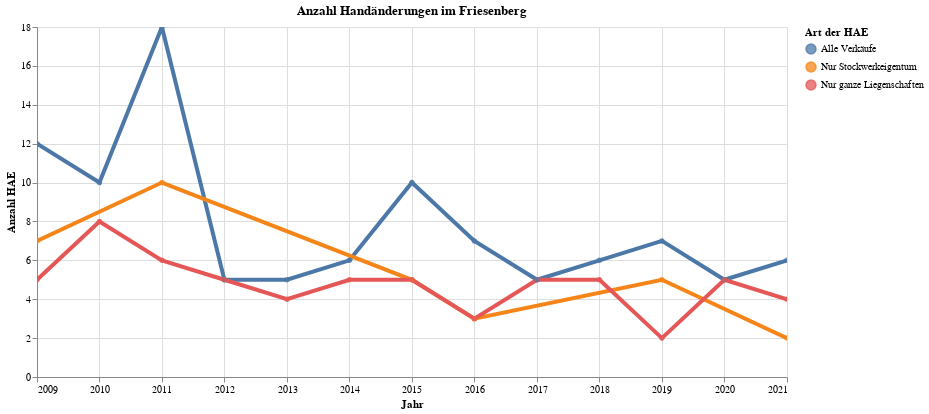

The cell this chart's notebook holds for it:
### Code cell
myTitle="Anzahl Handänderungen im Friesenberg"

highlight = alt.selection(type='single', on='mouseover',
                          fields=['ArtLang'], nearest=True)
#x='date:StichtagDatJahr',
base = alt.Chart(myAggMenge.reset_index().query('sum_ALLE > 1'), title=myTitle).encode(
    x=alt.X('Jahr', axis=alt.Axis(title='Jahr'))# , axis=alt.Axis(format='%', title='percentage')
    , y=alt.X('sum_ALLE', axis=alt.Axis(title='Anzahl HAE'))
    , color=alt.Color('ArtLang', legend=alt.Legend(title="Art der HAE", orient="right"))  
    ,tooltip=['Jahr', 'ArtLang','sum_ALLE', 'sum_ZE', 'sum_W2']    
)
points = base.mark_circle().encode(
    opacity=alt.value(0.75)
).add_selection(
    highlight
).properties(
    width=750 , height=350
)
lines = base.mark_line().encode(
    size=alt.condition(~highlight, alt.value(0.5), alt.value(4))
).interactive()

lines + points

### Figure 1 — Vega-Lite specification as saved in the notebook (floating-point values rounded to 4 significant figures)
{"config": {"view": {"continuousWidth": 400, "continuousHeight": 300}}, "layer": [{"mark": "line", "encoding": {"color": {"type": "nominal", "field": "ArtLang", "legend": {"orient": "right", "title": "Art der HAE"}}, "size": {"condition": {"value": 0.5, "selection": {"not": "selector015"}}, "value": 4}, "tooltip": [{"type": "temporal", "field": "Jahr"}, {"type": "nominal", "field": "ArtLang"}, {"type": "quantitative", "field": "sum_ALLE"}, {"type": "quantitative", "field": "sum_ZE"}, {"type": "quantitative", "field": "sum_W2"}], "x": {"type": "temporal", "axis": {"title": "Jahr"}, "field": "Jahr"}, "y": {"type": "quantitative", "axis": {"title": "Anzahl HAE"}, "field": "sum_ALLE"}}, "selection": {"selector016": {"type": "interval", "bind": "scales", "encodings": ["x", "y"]}}, "title": "Anzahl Handänderungen im Friesenberg"}, {"mark": "circle", "encoding": {"color": {"type": "nominal", "field": "ArtLang", "legend": {"orient": "right", "title": "Art der HAE"}}, "opacity": {"value": 0.75}, "tooltip": [{"type": "temporal", "field": "Jahr"}, {"type": "nominal", "field": "ArtLang"}, {"type": "quantitative", "field": "sum_ALLE"}, {"type": "quantitative", "field": "sum_ZE"}, {"type": "quantitative", "field": "sum_W2"}], "x": {"type": "temporal", "axis": {"title": "Jahr"}, "field": "Jahr"}, "y": {"type": "quantitative", "axis": {"title": "Anzahl HAE"}, "field": "sum_ALLE"}}, "height": 350, "selection": {"selector015": {"type": "single", "on": "mouseover", "fields": ["ArtLang"], "nearest": true}}, "title": "Anzahl Handänderungen im Friesenberg", "width": 750}], "data": {"name": "data-4f121dddd71c4f9f2d91607a0b85a57f"}, "$schema": "https://vega.github.io/schema/vega-lite/v4.8.1.json", "datasets": {"data-4f121dddd71c4f9f2d91607a0b85a57f": [{"Jahr": "2009-01-01T00:00:00", "Typ": "Menge", "PreisreiheSort": 41, "ArtLang": "Alle Verkäufe", "Gebiet_s": 33, "Gebiet_n": "Friesenberg", "BZO": "BZO99", "sum_ALLE": 12.0, "sum_ZE": 0.0, "sum_W2": 0.0}, {"Jahr": "2009-01-01T00:00:00", "Typ": "Menge", "PreisreiheSort": 41, "ArtLang": "Nur Stockwerkeigentum", "Gebiet_s": 33, "Gebiet_n": "Friesenberg", "BZO": "BZO99", "sum_ALLE": 7.0, "sum_ZE": 0.0, "sum_W2": 0.0}, {"Jahr": "2009-01-01T00:00:00", "Typ": "Menge", "PreisreiheSort": 41, "ArtLang": "Nur ganze Liegenschaften", "Gebiet_s": 33, "Gebiet_n": "Friesenberg", "BZO": "BZO99", "sum_ALLE": 5.0, "sum_ZE": 0.0, "sum_W2": 0.0}, {"Jahr": "2010-01-01T00:00:00", "Typ": "Menge", "PreisreiheSort": 41, "ArtLang": "Alle Verkäufe", "Gebiet_s": 33, "Gebiet_n": "Friesenberg", "BZO": "BZO99", "sum_ALLE": 10.0, "sum_ZE": 0.0, "sum_W2": 0.0}, {"Jahr": "2010-01-01T00:00:00", "Typ": "Menge", "PreisreiheSort": 41, "ArtLang": "Nur ganze Liegenschaften", "Gebiet_s": 33, "Gebiet_n": "Friesenberg", "BZO": "BZO99", "sum_ALLE": 8.0, "sum_ZE": 0.0, "sum_W2": 0.0}, {"Jahr": "2011-01-01T00:00:00", "Typ": "Menge", "PreisreiheSort": 41, "ArtLang": "Nur ganze Liegenschaften", "Gebiet_s": 33, "Gebiet_n": "Friesenberg", "BZO": "BZO99", "sum_ALLE": 6.0, "sum_ZE": 0.0, "sum_W2": 0.0}, {"Jahr": "2011-01-01T00:00:00", "Typ": "Menge", "PreisreiheSort": 41, "ArtLang": "Alle Verkäufe", "Gebiet_s": 33, "Gebiet_n": "Friesenberg", "BZO": "BZO99", "sum_ALLE": 18.0, "sum_ZE": 0.0, "sum_W2": 0.0}, {"Jahr": "2011-01-01T00:00:00", "Typ": "Menge", "PreisreiheSort": 41, "ArtLang": "Nur Stockwerkeigentum", "Gebiet_s": 33, "Gebiet_n": "Friesenberg", "BZO": "BZO99", "sum_ALLE": 10.0, "sum_ZE": 0.0, "sum_W2": 0.0}, {"Jahr": "2012-01-01T00:00:00", "Typ": "Menge", "PreisreiheSort": 41, "ArtLang": "Alle Verkäufe", "Gebiet_s": 33, "Gebiet_n": "Friesenberg", "BZO": "BZO99", "sum_ALLE": 5.0, "sum_ZE": 0.0, "sum_W2": 0.0}, {"Jahr": "2012-01-01T00:00:00", "Typ": "Menge", "PreisreiheSort": 41, "ArtLang": "Nur ganze Liegenschaften", "Gebiet_s": 33, "Gebiet_n": "Friesenberg", "BZO": "BZO99", "sum_ALLE": 5.0, "sum_ZE": 0.0, "sum_W2": 0.0}, {"Jahr": "2013-01-01T00:00:00", "Typ": "Menge", "PreisreiheSort": 41, "ArtLang": "Nur ganze Liegenschaften", "Gebiet_s": 33, "Gebiet_n": "Friesenberg", "BZO": "BZO99", "sum_ALLE": 4.0, "sum_ZE": 0.0, "sum_W2": 0.0}, {"Jahr": "2013-01-01T00:00:00", "Typ": "Menge", "PreisreiheSort": 41, "ArtLang": "Alle Verkäufe", "Gebiet_s": 33, "Gebiet_n": "Friesenberg", "BZO": "BZO99", "sum_ALLE": 5.0, "sum_ZE": 0.0, "sum_W2": 0.0}, {"Jahr": "2014-01-01T00:00:00", "Typ": "Menge", "PreisreiheSort": 41, "ArtLang": "Nur ganze Liegenschaften", "Gebiet_s": 33, "Gebiet_n": "Friesenberg", "BZO": "BZO99", "sum_ALLE": 5.0, "sum_ZE": 0.0, "sum_W2": 0.0}, {"Jahr": "2014-01-01T00:00:00", "Typ": "Menge", "PreisreiheSort": 41, "ArtLang": "Alle Verkäufe", "Gebiet_s": 33, "Gebiet_n": "Friesenberg", "BZO": "BZO99", "sum_ALLE": 6.0, "sum_ZE": 0.0, "sum_W2": 0.0}, {"Jahr": "2015-01-01T00:00:00", "Typ": "Menge", "PreisreiheSort": 41, "ArtLang": "Alle Verkäufe", "Gebiet_s": 33, "Gebiet_n": "Friesenberg", "BZO": "BZO99", "sum_ALLE": 10.0, "sum_ZE": 0.0, "sum_W2": 0.0}, {"Jahr": "2015-01-01T00:00:00", "Typ": "Menge", "PreisreiheSort": 41, "ArtLang": "Nur Stockwerkeigentum", "Gebiet_s": 33, "Gebiet_n": "Friesenberg", "BZO": "BZO99", "sum_ALLE": 5.0, "sum_ZE": 0.0, "sum_W2": 0.0}, {"Jahr": "2015-01-01T00:00:00", "Typ": "Menge", "PreisreiheSort": 41, "ArtLang": "Nur ganze Liegenschaften", "Gebiet_s": 33, "Gebiet_n": "Friesenberg", "BZO": "BZO99", "sum_ALLE": 5.0, "sum_ZE": 0.0, "sum_W2": 0.0}, {"Jahr": "2016-01-01T00:00:00", "Typ": "Menge", "PreisreiheSort": 41, "ArtLang": "Alle Verkäufe", "Gebiet_s": 33, "Gebiet_n": "Friesenberg", "BZO": "BZO99", "sum_ALLE": 7.0, "sum_ZE": 0.0, "sum_W2": 0.0}, {"Jahr": "2016-01-01T00:00:00", "Typ": "Menge", "PreisreiheSort": 41, "ArtLang": "Nur Stockwerkeigentum", "Gebiet_s": 33, "Gebiet_n": "Friesenberg", "BZO": "BZO99", "sum_ALLE": 3.0, "sum_ZE": 0.0, "sum_W2": 0.0}, {"Jahr": "2016-01-01T00:00:00", "Typ": "Menge", "PreisreiheSort": 41, "ArtLang": "Nur ganze Liegenschaften", "Gebiet_s": 33, "Gebiet_n": "Friesenberg", "BZO": "BZO99", "sum_ALLE": 3.0, "sum_ZE": 0.0, "sum_W2": 0.0}, {"Jahr": "2017-01-01T00:00:00", "Typ": "Menge", "PreisreiheSort": 41, "ArtLang": "Nur ganze Liegenschaften", "Gebiet_s": 33, "Gebiet_n": "Friesenberg", "BZO": "BZO99", "sum_ALLE": 5.0, "sum_ZE": 0.0, "sum_W2": 0.0}, {"Jahr": "2017-01-01T00:00:00", "Typ": "Menge", "PreisreiheSort": 41, "ArtLang": "Alle Verkäufe", "Gebiet_s": 33, "Gebiet_n": "Friesenberg", "BZO": "BZO99", "sum_ALLE": 5.0, "sum_ZE": 0.0, "sum_W2": 0.0}, {"Jahr": "2018-01-01T00:00:00", "Typ": "Menge", "PreisreiheSort": 41, "ArtLang": "Nur ganze Liegenschaften", "Gebiet_s": 33, "Gebiet_n": "Friesenberg", "BZO": "BZO99", "sum_ALLE": 5.0, "sum_ZE": 0.0, "sum_W2": 0.0}, {"Jahr": "2018-01-01T00:00:00", "Typ": "Menge", "PreisreiheSort": 41, "ArtLang": "Alle Verkäufe", "Gebiet_s": 33, "Gebiet_n": "Friesenberg", "BZO": "BZO99", "sum_ALLE": 6.0, "sum_ZE": 0.0, "sum_W2": 0.0}, {"Jahr": "2019-01-01T00:00:00", "Typ": "Menge", "PreisreiheSort": 41, "ArtLang": "Alle Verkäufe", "Gebiet_s": 33, "Gebiet_n": "Friesenberg", "BZO": "BZO16", "sum_ALLE": 7.0, "sum_ZE": 0.0, "sum_W2": 0.0}, {"Jahr": "2019-01-01T00:00:00", "Typ": "Menge", "PreisreiheSort": 41, "ArtLang": "Nur Stockwerkeigentum", "Gebiet_s": 33, "Gebiet_n": "Friesenberg", "BZO": "BZO16", "sum_ALLE": 5.0, "sum_ZE": 0.0, "sum_W2": 0.0}, {"Jahr": "2019-01-01T00:00:00", "Typ": "Menge", "PreisreiheSort": 41, "ArtLang": "Nur ganze Liegenschaften", "Gebiet_s": 33, "Gebiet_n": "Friesenberg", "BZO": "BZO16", "sum_ALLE": 2.0, "sum_ZE": 0.0, "sum_W2": 0.0}, {"Jahr": "2020-01-01T00:00:00", "Typ": "Menge", "PreisreiheSort": 41, "ArtLang": "Alle Verkäufe", "Gebiet_s": 33, "Gebiet_n": "Friesenberg", "BZO": "BZO16", "sum_ALLE": 5.0, "sum_ZE": 0.0, "sum_W2": 0.0}, {"Jahr": "2020-01-01T00:00:00", "Typ": "Menge", "PreisreiheSort": 41, "ArtLang": "Nur ganze Liegenschaften", "Gebiet_s": 33, "Gebiet_n": "Friesenberg", "BZO": "BZO16", "sum_ALLE": 5.0, "sum_ZE": 0.0, "sum_W2": 0.0}, {"Jahr": "2021-01-01T00:00:00", "Typ": "Menge", "PreisreiheSort": 41, "ArtLang": "Nur Stockwerkeigentum", "Gebiet_s": 33, "Gebiet_n": "Friesenberg", "BZO": "BZO16", "sum_ALLE": 2.0, "sum_ZE": 0.0, "sum_W2": 0.0}, {"Jahr": "2021-01-01T00:00:00", "Typ": "Menge", "PreisreiheSort": 41, "ArtLang": "Alle Verkäufe", "Gebiet_s": 33, "Gebiet_n": "Friesenberg", "BZO": "BZO16", "sum_ALLE": 6.0, "sum_ZE": 0.0, "sum_W2": 1.0}, {"Jahr": "2021-01-01T00:00:00", "Typ": "Menge", "PreisreiheSort": 41, "ArtLang": "Nur ganze Liegenschaften", "Gebiet_s": 33, "Gebiet_n": "Friesenberg", "BZO": "BZO16", "sum_ALLE": 4.0, "sum_ZE": 0.0, "sum_W2": 1.0}]}}
